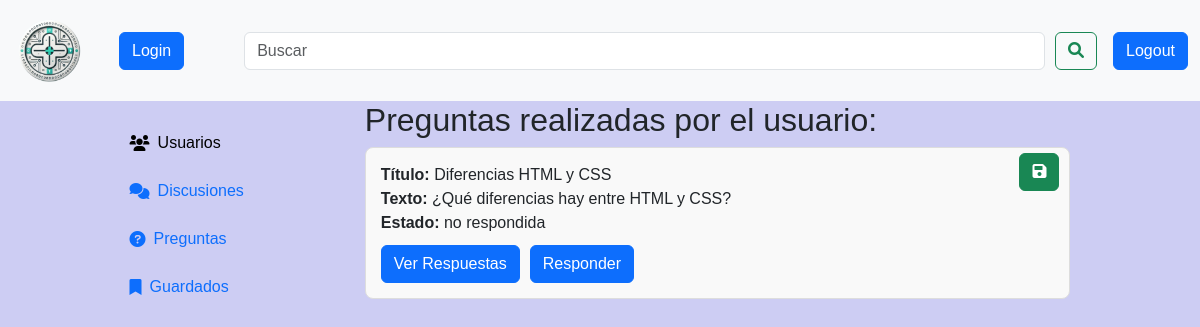
Page /paginas/preguntasUsuario.php?id=3 on the committed database.
### tables this page shows
CREATE TABLE tbl_preguntas( 
    id_preguntas INT PRIMARY KEY AUTO_INCREMENT NOT NULL,
    texto_preguntas VARCHAR(255) NOT NULL,
    titulo_preguntas VARCHAR(150) NOT NULL,
    estado_preguntas ENUM ('no respondida', 'respondida') NOT NULL DEFAULT 'no respondida',
    guardar_preguntas ENUM ('no guardada' , 'guardada') NOT NULL DEFAULT 'no guardada',
    fecha_preguntas DATETIME NOT NULL DEFAULT CURRENT_TIMESTAMP,
    id_usuario INT NOT NULL,
    FOREIGN KEY (id_usuario) REFERENCES tbl_usuarios(id_usuario)
);

### paginas/preguntasUsuario.php (the view, shortened to what this page needs)
<?php
if (isset($_GET['id'])) {
    $id_usuario = intval($_GET['id']);
}
include_once('../conexion/conexion.php');
?>
<!DOCTYPE html>
<html lang="en">
<head>
    <link href="https://cdn.jsdelivr.net/npm/bootstrap@5.3.3/dist/css/bootstrap.min.css" rel="stylesheet"
>
    <link href="https://cdnjs.cloudflare.com/ajax/libs/font-awesome/6.0.0-beta3/css/all.min.css" rel="stylesheet">
    <link href="../css/styles.css" rel="stylesheet">
</head>
<body>
    <nav class="navbar navbar-expand-lg bg-body-tertiary">
        <div class="container-fluid">
            <a class="navbar-brand" href="../index.php"><img src="../img/nav_logo.png" id="nav_img" alt="Logo"></a>
            <?php
                 if(!isset($_SESSION['usuario'])){
                    ?>
                    <form action="./entrada/login.php">
                        <?php
                    echo '<button class="btn btn-primary ms-3">Login</button>';
                    ?>
                    </form>
                    <?php
                 } else {
                    echo $_SESSION['usuario'];
                 }
                 ?>
            <div class="collapse navbar-collapse" id="navbarSupportedContent">
                <form class="d-flex w-100" role="search">
                    <input class="form-control search-bar" type="search" placeholder="Buscar" aria-label="Search">
                    <button class="btn btn-outline-success" type="submit"><i class="fa-solid fa-magnifying-glass"></i></button>
                </form>
            </div>
            <form action = "./cerrar_sesion.php" method = "POST">
                <input type="submit" value="Logout" class="btn btn-primary ms-3" name="logout">
            </form>
        </div>
    </nav>
    <div class="container">
        <div class="barra-izquierda">
            <a href="./verUsuarios.php" name="usuarios" class="d-flex align-items-center text-decoration-none">
                <i class="fa-solid fa-users me-2"></i><span>Usuarios</span>
            </a>
            <br>
            <a href="#" name="discusiones" class="d-flex align-items-center text-decoration-none">
                <i class="fa-solid fa-comments me-2"></i><span>Discusiones</span>
            </a>
            <br>
            <a href="../paginas/preguntas.php" name="preguntas" class="d-flex align-items-center text-decoration-none">
                <i class="fa-solid fa-question-circle me-2"></i><span>Preguntas</span>
            </a>
            <br>
            <a href="#" name="guardados" class="d-flex align-items-center text-decoration-none">
                <i class="fa-solid fa-bookmark me-2"></i><span>Guardados</span>
            </a>
        </div>
        <div class="barra-derecha">
            <?php
            try {
                $stmt = $conexion->prepare("
                SELECT id_preguntas, titulo_preguntas, texto_preguntas,estado_preguntas, fecha_preguntas, tbl_preguntas.id_usuario, nombre_usuario
                FROM tbl_preguntas
                INNER JOIN tbl_usuarios ON tbl_preguntas.id_usuario = tbl_usuarios.id_usuario
                WHERE tbl_preguntas.id_usuario = :id_usuario
                ORDER BY fecha_preguntas DESC");
                $stmt->bindParam(':id_usuario', $id_usuario, PDO::PARAM_INT);
                $stmt->execute();
                $preguntas = $stmt->fetchAll(PDO::FETCH_ASSOC);
                if ($preguntas) {
                    echo "<h2>Preguntas realizadas por el usuario:</h2>";
                    echo "<ul style='list-style-type: none; padding: 0;'>";
                    foreach ($preguntas as $pregunta) {
                        echo '<li class="pregunta-container" style="margin-bottom: 20px; position: relative;">';
                        echo '<form action="guardar_preguntas.php" method="post">';
                        echo '<button class="btn btn-success" style="position: absolute; top: 5px; right: 10px;">';
                        echo '<i class="fas fa-save"></i> ';
                        echo '</button>';
                        echo '</form>';                        echo "<strong>Título:</strong> <span>" . htmlspecialchars($pregunta['titulo_preguntas']) . "</span><br>";
                        echo "<strong>Texto:</strong> <span>" . htmlspecialchars($pregunta['texto_preguntas']) . "</span><br>";
                        echo "<strong>Estado:</strong> <span>" . htmlspecialchars($pregunta['estado_preguntas']) . "</span>";
                        echo '<div class="button-group" style="display: flex; justify-content: space-between; align-items: center; margin-top: 10px;">';
                        echo '<div style="display: flex; gap: 10px;">';
                        echo '<form action="verRespuestas.php" method="POST">';
                        echo '<button type="submit" name="verRespuesta" class="btn btn-primary">Ver Respuestas</button>';
                        echo '</form>';
                        echo '<form action="form_insertar_respuesta.php" method="POST">';
                        echo '<button type="submit" name="respuesta" class="btn btn-primary">Responder</button>';
                        echo '</form>';
                        echo '</div>';
                        echo '</div>';
                        echo '</li>';                    }
                    echo "</ul>";
                }
                 else {
                    echo "Este usuario no ha realizado preguntas.";
                }
            } catch (PDOException $e) {
                echo "Error en la conexión: " . $e->getMessage();
            }
            ?>
        </div>
    </div>
</body>

### css/styles.css (style rules this page uses)
body { background-color: rgb(205, 205, 243); font-family: Arial, sans-serif; }
#nav_img { height: 75px; width: 75px; }
.search-bar { margin-right: 10px; margin-left: 60px; }
.container { max-width: 100%; }
.barra-izquierda { float: left; padding-left: 10%; height: 100vh; width: 30%; padding-top: 10px; text-align: center; margin-top: 20px; }
.barra-derecha { float: right; padding-right: 10%; height: 100vh; width: 70%; }
.pregunta-container { margin-bottom: 20px; padding: 15px; border: 1px solid #ddd; border-radius: 8px; background-color: #f9f9f9; position: relative; }

### paginas/preguntasUsuario.php (style rules this page uses)
.barra-izquierda a[name="usuarios"] i, .barra-izquierda a[name="usuarios"] span { color: black; }

### rows in the picture
tbl_preguntas: titulo_preguntas "Diferencias HTML y CSS", texto_preguntas "¿Qué diferencias hay entre HTML y CSS?", estado_preguntas "no respondida"
